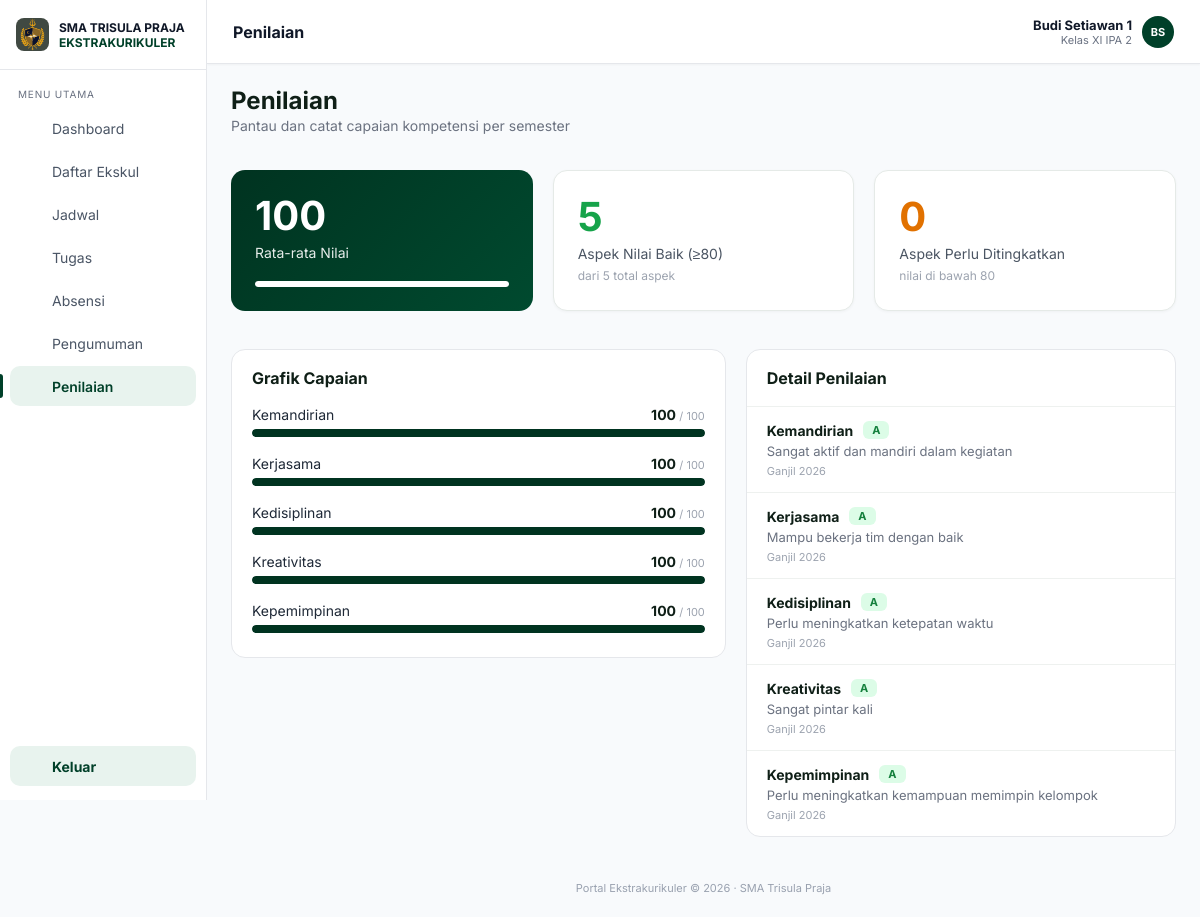
The app's page /portal-trisula/penilaian.php (signed in) with its own data.
### tables this page shows
CREATE TABLE `users` (
  `id` int UNSIGNED NOT NULL,
  `username` varchar(50) NOT NULL,
  `password` varchar(255) NOT NULL,
  `nama` varchar(100) NOT NULL,
  `role` enum('siswa','pembimbing') NOT NULL DEFAULT 'siswa',
  `nis` varchar(20) DEFAULT NULL,
  `angkatan` year DEFAULT NULL,
  `kelas` varchar(30) DEFAULT NULL,
  `created_at` timestamp NULL DEFAULT CURRENT_TIMESTAMP
);

CREATE TABLE `ekskul_nilai` (
  `id` int UNSIGNED NOT NULL,
  `siswa_id` int UNSIGNED NOT NULL,
  `aspek` varchar(50) NOT NULL,
  `nilai` tinyint UNSIGNED NOT NULL,
  `catatan` varchar(255) NOT NULL DEFAULT '',
  `semester` varchar(30) NOT NULL,
  `urutan` tinyint UNSIGNED NOT NULL DEFAULT '0',
  `created_at` datetime NOT NULL DEFAULT CURRENT_TIMESTAMP
);

### portal-trisula/includes/auth.php (called while the page is built, shortened)
<?php
function e(?string $v): string
{
    return htmlspecialchars($v ?? '', ENT_QUOTES, 'UTF-8');
}
function is_logged_in(): bool
{
    return isset($_SESSION['user']);
}
function require_role(string $role): array
{
    return $_SESSION['user'];
}

### portal-trisula/includes/ekskul.php (called while the page is built, shortened)
<?php
function load_user(PDO $pdo, int $id): array
{
    $st = $pdo->prepare('SELECT id, nama, nis, angkatan, kelas FROM users WHERE id = ?');
    $st->execute([$id]);
    return $st->fetch() ?: ['id' => $id, 'nama' => '', 'nis' => '', 'angkatan' => '', 'kelas' => ''];
}

### portal-trisula/penilaian.php (the view, shortened to what this page needs)
<?php
require __DIR__ . '/config/database.php';
require __DIR__ . '/includes/auth.php';
require __DIR__ . '/includes/siswa_layout.php';
require __DIR__ . '/includes/ekskul.php';
$session = require_role('siswa');
$pdo     = db();
$user    = load_user($pdo, (int) $session['id']);
$uid     = (int) $user['id'];
$st = $pdo->prepare('SELECT semester FROM ekskul_nilai WHERE siswa_id = ? ORDER BY id DESC LIMIT 1');
$st->execute([$uid]);
$sem = $st->fetchColumn();
$nilai = [];
if ($sem !== false) {
    $st = $pdo->prepare('SELECT aspek, nilai, catatan, semester
                         FROM ekskul_nilai
                         WHERE siswa_id = ? AND semester = ?
                         ORDER BY urutan, id');
    $st->execute([$uid, $sem]);
    $nilai = $st->fetchAll();
}
$jumlah = count($nilai);
$rata   = $jumlah ? (int) round(array_sum(array_column($nilai, 'nilai')) / $jumlah) : 0;
$baik   = count(array_filter($nilai, static fn($r) => (int) $r['nilai'] >= 80));
$kurang = $jumlah - $baik;
$grade = static function (int $n): array {
    if ($n >= 90) return ['A', 'pn-g-a'];
    if ($n >= 80) return ['B', 'pn-g-b'];
    if ($n >= 70) return ['C', 'pn-g-c'];
    return ['D', 'pn-g-d'];
};
siswa_header('Penilaian', 'penilaian', $user);
?>
<div class="page-title"><h2>Penilaian</h2><p>Pantau dan catat capaian kompetensi per semester</p></div>
<?php if (!$nilai): ?>
    <section class="panel"><p class="empty">Belum ada penilaian. Nilai akan muncul setelah pembimbing mengisi penilaian Anda.</p></section>
<?php else: ?>
<section class="pn-top">
    <article class="pn-hero">
        <strong><?= $rata ?></strong>
        <span>Rata-rata Nilai</span>
        <div class="pn-hero-bar"><i style="width:<?= $rata ?>%"></i></div>
    </article>
    <article class="pn-box">
        <strong class="ok"><?= $baik ?></strong>
        <span>Aspek Nilai Baik (≥80)</span>
        <small>dari <?= $jumlah ?> total aspek</small>
    </article>
    <article class="pn-box">
        <strong class="warn"><?= $kurang ?></strong>
        <span>Aspek Perlu Ditingkatkan</span>
        <small>nilai di bawah 80</small>
    </article>
</section>
<section class="pn-grid">
    <article class="panel pn-panel">
        <h3 class="pn-title">Grafik Capaian</h3>
        <div class="pn-bars">
            <?php foreach ($nilai as $r): $n = (int) $r['nilai']; ?>
                <div class="pn-bar">
                    <div class="pn-bar-top"><span><?= e($r['aspek']) ?></span><b><?= $n ?> <small>/ 100</small></b></div>
                    <div class="pn-track"><i style="width:<?= max(0, min(100, $n)) ?>%"></i></div>
                </div>
            <?php endforeach; ?>
        </div>
    </article>
    <article class="panel pn-panel pn-panel--list">
        <h3 class="pn-title">Detail Penilaian</h3>
        <?php foreach ($nilai as $r): [$huruf, $cls] = $grade((int) $r['nilai']); ?>
            <div class="pn-item">
                <div class="pn-item-head"><b><?= e($r['aspek']) ?></b><i class="pn-grade <?= $cls ?>"><?= $huruf ?></i></div>
                <?php if ($r['catatan'] !== ''): ?><p><?= e($r['catatan']) ?></p><?php endif; ?>
                <small><?= e($r['semester']) ?></small>
            </div>
        <?php endforeach; ?>
    </article>
</section>
<?php endif; ?>
<?php siswa_footer();

### portal-trisula/includes/siswa_layout.php (shortened to what this page needs)
<?php
function icon(string $name): string
{
    $p = [
        'dashboard'  => '<rect x="3" y="3" width="7" height="7" rx="1"/><rect x="14" y="3" width="7" height="7" rx="1"/><rect x="3" y="14" width="7" height="7" rx="1"/><rect x="14" y="14" width="7" height="7" rx="1"/>',
        'ekskul'     => '<path d="M8 6h13M8 12h13M8 18h13"/><circle cx="4" cy="6" r="1"/><circle cx="4" cy="12" r="1"/><circle cx="4" cy="18" r="1"/>',
        'jadwal'     => '<rect x="3" y="5" width="18" height="16" rx="2"/><path d="M3 10h18M8 3v4M16 3v4"/>',
        'tugas'      => '<rect x="5" y="4" width="14" height="17" rx="2"/><path d="M9 4h6v3H9zM9 12h6M9 16h6"/>',
        'absensi'    => '<circle cx="12" cy="8" r="4"/><path d="M4 21a8 8 0 0 1 16 0"/>',
        'pengumuman' => '<rect x="3" y="7" width="18" height="12" rx="2"/><path d="M9 7V5h6v2"/>',
        'penilaian'  => '<path d="M6 20V10M12 20V4M18 20v-7"/>',
        'keluar'     => '<path d="M9 21H5a2 2 0 0 1-2-2V5a2 2 0 0 1 2-2h4M16 17l5-5-5-5M21 12H9"/>',
    ];
    return '<svg viewBox="0 0 24 24" width="20" height="20" fill="none" stroke="currentColor" stroke-width="1.8" stroke-linecap="round" stroke-linejoin="round" aria-hidden="true">' . ($p[$name] ?? '') . '</svg>';
}
function initials(string $nama): string
{
    $nama  = trim(explode(',', $nama)[0]);
    $parts = preg_split('/\s+/', $nama) ?: [];
    $out   = '';
    foreach (array_slice($parts, 0, 2) as $w) {
        $out .= mb_strtoupper(mb_substr($w, 0, 1));
    }
    return $out;
}
function siswa_header(string $title, string $active, array $user): void
{
    $menu = [
        'dashboard'  => ['Dashboard',    'dashboard_siswa.php'],
        'ekskul'     => ['Daftar Ekskul', 'daftar_ekskul.php'],
        'jadwal'     => ['Jadwal',       'jadwal.php'],
        'tugas'      => ['Tugas',        'tugas.php'],
        'absensi'    => ['Absensi',      'absensi.php'],
        'pengumuman' => ['Pengumuman',   'pengumuman.php'],
        'penilaian'  => ['Penilaian',    'penilaian.php'],
    ];
    ?>
<!DOCTYPE html>
<html lang="id">
<head>
    <link rel="stylesheet" href="assets/css/dashboard.css">
</head>
<body class="app">
<aside class="sidebar">
    <div class="brand">
        <img src="assets/img/logo.png" alt="" onerror="this.style.visibility='hidden'">
        <div><b>SMA TRISULA PRAJA</b><span>EKSTRAKURIKULER</span></div>
    </div>
    <p class="menu-label">MENU UTAMA</p>
    <nav>
        <?php foreach ($menu as $key => [$label, $href]): ?>
            <a href="<?= e($href) ?>" class="<?= $key === $active ? 'active' : '' ?>">
                <?= icon($key) ?> <span><?= e($label) ?></span>
            </a>
        <?php endforeach; ?>
    </nav>
    <a href="logout.php" class="logout"><?= icon('keluar') ?> <span>Keluar</span></a>
</aside>
<div class="content">
    <header class="top">
        <h1><?= e($title) ?></h1>
        <a href="profil.php" class="who" style="text-decoration:none;color:inherit">
            <span class="avatar" style="background:#004029"><?= e(initials($user['nama'])) ?></span>
            <div><b><?= e($user['nama']) ?></b><small><?= e($user['kelas'] ?? '') ?></small></div>
        </a>
    </header>
    <main class="page">
<?php
}
function siswa_footer(): void
{
    ?>
    </main>
    <footer class="foot">Portal Ekstrakurikuler © <?= date('Y') ?> · SMA Trisula Praja</footer>
</div>
</body>
</html>
<?php
}

### records on screen
users: nama "BS", nama "Budi Setiawan 1", kelas "Kelas XI IPA 2"
ekskul_nilai: aspek "Kemandirian", nilai "100", huruf "A", catatan "Sangat aktif dan mandiri dalam kegiatan", semester "Ganjil 2026"
ekskul_nilai: aspek "Kerjasama", nilai "100", huruf "A", catatan "Mampu bekerja tim dengan baik", semester "Ganjil 2026"
ekskul_nilai: aspek "Kedisiplinan", nilai "100", huruf "A", catatan "Perlu meningkatkan ketepatan waktu", semester "Ganjil 2026"
ekskul_nilai: aspek "Kreativitas", nilai "100", huruf "A", catatan "Sangat pintar kali", semester "Ganjil 2026"
ekskul_nilai: aspek "Kepemimpinan", nilai "100", huruf "A", catatan "Perlu meningkatkan kemampuan memimpin kelompok", semester "Ganjil 2026"

### other values on screen
$label "Dashboard"
$label "Daftar Ekskul"
$label "Jadwal"
$label "Tugas"
$label "Absensi"
$label "Pengumuman"
$label "Penilaian"
$title "Penilaian"
$rata "100"
$baik "5"
$jumlah "5"
$kurang "0"
